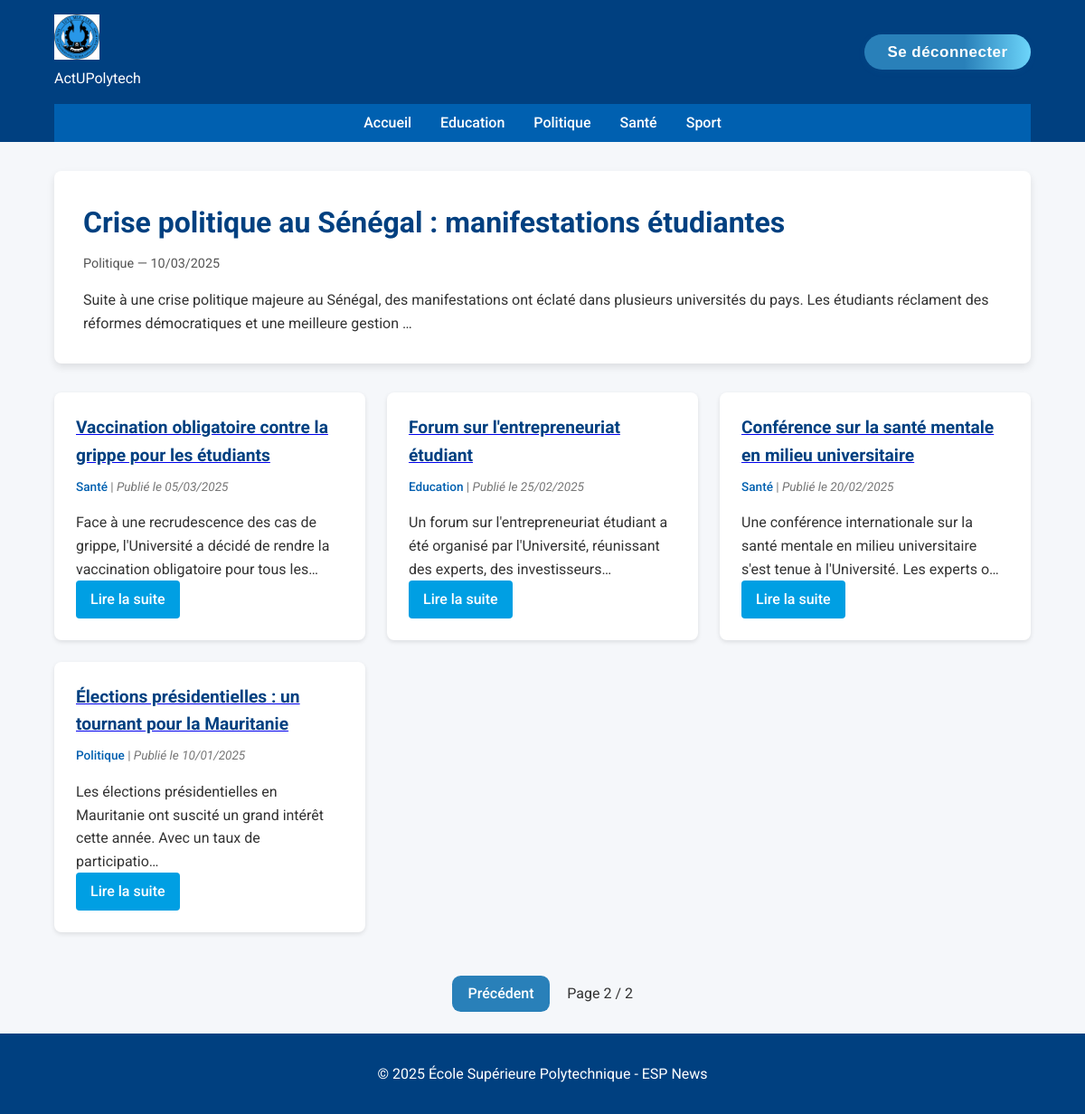
Screenshot of /?page=2 (signed in) with the database file from the repository.
### tables this page shows
CREATE TABLE Categorie(
    id INT PRIMARY KEY AUTO_INCREMENT,
    libelle VARCHAR(20)
);

CREATE TABLE Article(
    id INT PRIMARY KEY AUTO_INCREMENT,
    titre VARCHAR(255),
    contenu TEXT,
    dateCreation DATETIME DEFAULT NOW(),
    dateModification DATETIME DEFAULT NOW() ON UPDATE NOW(),
    categorie INT,
    FOREIGN KEY (categorie) REFERENCES Categorie(id)
);

### app/controllers/homeController.php (called while the page is built, shortened)
<?php
require_once 'app/models/article.php';
require_once 'app/models/categorie.php';
class HomeController {
    public function index() {
   $articleModel = new Article();
    $page = isset($_GET['page']) ? max(1, (int)$_GET['page']) : 1;
    $perPage = 5;
    $total = $articleModel->countAll();
    $articles = $articleModel->getPaginatedArticles($page, $perPage);
    $totalPages = max(1, ceil($total / $perPage));
    require_once 'app\views\home.php';
}
}

### app/models/categorie.php (called while the page is built, shortened)
<?php
require_once __DIR__ . '/../views/includes/db.php';
class Categorie {
    private $pdo;
   public function __construct() {
        global $pdo;
        $this->pdo = $pdo;
    }
    public function getAllCategories() {
        $stmt = $this->pdo->query("SELECT id, libelle FROM Categorie ORDER BY libelle");
        return $stmt->fetchAll(PDO::FETCH_ASSOC);
    }
}

### app/models/article.php (called while the page is built, shortened)
<?php
require_once __DIR__ . '/../views/includes/db.php';
class Article {
    private $pdo;
    public function __construct() {
        global $pdo;
        $this->pdo = $pdo;
    }
    public function countAll($categoryId = null) {
    if ($categoryId) {
        $stmt = $this->pdo->prepare("SELECT COUNT(*) FROM Article WHERE categorie = ?");
        $stmt->execute([$categoryId]);
    } else {
        $stmt = $this->pdo->query("SELECT COUNT(*) FROM Article");
    }
    return $stmt->fetchColumn();
    }
    public function getPaginatedArticles($page, $perPage, $categoryId = null) {
        $offset = ($page - 1) * $perPage;
        if ($categoryId) {
            $stmt = $this->pdo->prepare("SELECT a.*, c.libelle FROM Article a JOIN Categorie c ON a.categorie = c.id WHERE a.categorie = ? ORDER BY a.dateCreation DESC LIMIT ?, ?");
            $stmt->bindValue(1, $categoryId, PDO::PARAM_INT);
            $stmt->bindValue(2, $offset, PDO::PARAM_INT);
            $stmt->bindValue(3, $perPage, PDO::PARAM_INT);
            $stmt->execute();
        } else {
            $stmt = $this->pdo->prepare("SELECT a.*, c.libelle FROM Article a JOIN Categorie c ON a.categorie = c.id ORDER BY a.dateCreation DESC LIMIT ?, ?");
            $stmt->bindValue(1, $offset, PDO::PARAM_INT);
            $stmt->bindValue(2, $perPage, PDO::PARAM_INT);
            $stmt->execute();
        }
        return $stmt->fetchAll(PDO::FETCH_ASSOC);
    }
}
?>

### app/views/home.php (the view, shortened to what this page needs)
<?php include 'app\views\includes\header.php'; ?>
<section class="hero">
  <?php if (!empty($articles)):
    $first = $articles[0]; ?>
    <a href="/esp_news_mvc/index.php?controller=article&action=show&id=<?= $first['id'] ?>" class="hero-link">
      <div class="hero-content">
        <h1><?= htmlspecialchars($first['titre']) ?></h1>
        <p class="hero-meta">
          <?= htmlspecialchars($first['libelle']) ?> —
          <?= date('d/m/Y', strtotime($first['dateCreation'])) ?>
        </p>
        <p><?= substr(strip_tags($first['contenu']), 0, 200) ?>…</p>
      </div>
    </a>
  <?php endif; ?>
</section>
<section class="articles-grid">
  <?php foreach (array_slice($articles, 1) as $article): ?>
    <article class="card">
      <a href="/esp_news_mvc/index.php?controller=article&action=show&id=<?= $article['id'] ?>">
        <h2><?= htmlspecialchars($article['titre']) ?></h2>
      </a>
      <p class="card-meta">
        <a href="/esp_news_mvc/index.php?controller=categorie&action=index&id=<?= $article['categorie'] ?>" class="categorie-link">
          <?= htmlspecialchars($article['libelle']) ?>
        </a>
        | <em>Publié le <?= date('d/m/Y', strtotime($article['dateCreation'])); ?></em>
      </p>
      <p><?= substr(strip_tags($article['contenu']), 0, 120) ?>…</p>
      <a href="/esp_news_mvc/index.php?controller=article&action=show&id=<?= $article['id'] ?>" class="btn-read">Lire la suite</a>
    </article>
  <?php endforeach; ?>
</section>
<?php if ($totalPages > 1): ?>
  <div class="pagination">
    <?php if ($page > 1): ?>
      <a href="?page=<?= $page-1 ?>">Précédent</a>
    <?php endif; ?>
    Page <?= $page ?> / <?= $totalPages ?>
  </div>
<?php endif; ?>
<?php include 'app\views\includes\footer.php'; ?>

### app/views/includes/header.php (shortened to what this page needs)
<?php
require_once 'db.php';
require_once 'app\models\categorie.php';
$categoryModel = new Categorie();
$navCats = $categoryModel->getAllCategories();
?>
<!DOCTYPE html>
<html lang="fr">
<head>
  <link rel="stylesheet" href="public\styles.css">
</head>
<body>
<header class="site-header">
  <div class="header-top container">
    <div class="logo">
      <a href="/esp_news_mvc/index.php">
        <img src="public\img\logo.png" alt="ESP Logo">
      </a>
      <p>ActUPolytech</p>
    </div>
    <?php if (!empty($_SESSION['user_id'])): ?>
  <form action="?controller=auth&action=logout" method="post" >
    <button type="submit" class="logout-btn">Se déconnecter</button>
  </form>
<?php endif; ?>
  </div>
  <nav class="site-nav container" id="siteNav">
    <ul class="nav-list">
      <li><a href="/esp_news_mvc/index.php">Accueil</a></li>
      <?php foreach ($navCats as $cat): ?>
        <li>
          <a href="/esp_news_mvc/index.php?controller=categorie&action=index&id=<?= $cat['id'] ?>">
            <?= htmlspecialchars($cat['libelle']) ?>
          </a>
        </li>
      <?php endforeach; ?>
    </ul>
  </nav>
</header>
<main class="site-main container">

### public/styles.css (style rules this page uses)
* { margin:0; padding:0; box-sizing:border-box; }
body { font-family: 'Roboto', sans-serif; background:#f5f7fa; color:#333; line-height:1.6; }
.container { width:90%; max-width:1200px; margin:0 auto; }
.site-header { background:#004080; color:#fff; }
.header-top { display:flex; justify-content:space-between; align-items:center; padding:1rem 0; }
.logo img { height:50px; }
.site-nav { background:#0060b0; }
.nav-list { list-style:none; display:flex; justify-content:center; flex-wrap:wrap; }
.nav-list li { margin:0.5rem 1rem; }
.nav-list a { color:#fff; text-decoration:none; font-weight:500; }
.hero { margin:2rem 0; background:#fff; border-radius:8px; overflow:hidden; box-shadow:0 4px 8px rgba(0,0,0,0.1); }
.hero-link { display:block; color:inherit; text-decoration:none; }
.hero-content { padding:2rem; }
.hero-content h1 { font-size:2rem; margin-bottom:0.5rem; color:#004080; }
.hero-meta { font-size:0.9rem; color:#555; margin-bottom:1rem; }
.articles-grid { display:grid; grid-template-columns:repeat(auto-fit,minmax(280px,1fr)); gap:1.5rem; margin-bottom:3rem; }
.card { background:#fff; padding:1.5rem; border-radius:8px; box-shadow:0 2px 5px rgba(0,0,0,0.1); display:flex; flex-direction:column; justify-content:space-between; }
.card h2 { font-size:1.2rem; color:#004080; margin-bottom:0.5rem; }
.card-meta { font-size:0.85rem; color:#777; margin-bottom:1rem; }
.categorie-link { color:#0060b0; text-decoration:none; font-weight:500; }
.btn-read { align-self:flex-start; margin-top:auto; background:#009FE3; color:#fff; padding:0.5rem 1rem; border-radius:4px; text-decoration:none; font-weight:500; }
.pagination { display: flex; align-items: center; justify-content: center; margin: 1.5em 0; gap: 1.2em; }
.pagination a { background: #2980b9; color: #fff; padding: .45em 1.1em; border-radius: .6em; text-decoration: none; font-weight: 500; transition: background .2s; }
.logout-btn { background: linear-gradient(90deg, #2980b9 60%, #6dd5fa 100%); color: #fff; border: none; padding: 0.55em 1.5em; border-radius: 2em; font-weight: 600; font-size: 1.06em; box-shadow: 0 2px 8px rgba(41,128,185,0.07); cursor: pointer; transition: background 0.2s, transform 0.15s; outline: none; letter-spacing: 0.5px; }

### rows the page displays
categorie: libelle "Education"
categorie: libelle "Politique"
categorie: libelle "Santé"
categorie: libelle "Sport"
article: titre "Crise politique au Sénégal : manifestations étudiantes", dateCreation "10/03/2025", contenu "Suite à une crise politique majeure au Sénégal, des manifestations ont éclaté dans plusieurs universités du pays. Les étudiants réclament des réformes démocratiques et une meilleure gestion"
article: titre "Vaccination obligatoire contre la grippe pour les étudiants", categorie.libelle "Santé", dateCreation "05/03/2025", contenu "Face à une recrudescence des cas de grippe, l'Université a décidé de rendre la vaccination obligatoire pour tous les"
article: titre "Forum sur l'entrepreneuriat étudiant", categorie.libelle "Education", dateCreation "25/02/2025", contenu "Un forum sur l'entrepreneuriat étudiant a été organisé par l'Université, réunissant des experts, des investisseurs"
article: titre "Conférence sur la santé mentale en milieu universitaire", categorie.libelle "Santé", dateCreation "20/02/2025", contenu "Une conférence internationale sur la santé mentale en milieu universitaire s'est tenue à l'Université. Les experts o"
article: titre "Élections présidentielles : un tournant pour la Mauritanie", categorie.libelle "Politique", dateCreation "10/01/2025", contenu "Les élections présidentielles en Mauritanie ont suscité un grand intérêt cette année. Avec un taux de participatio"

### other values shown
$page "2"
$totalPages "2"
